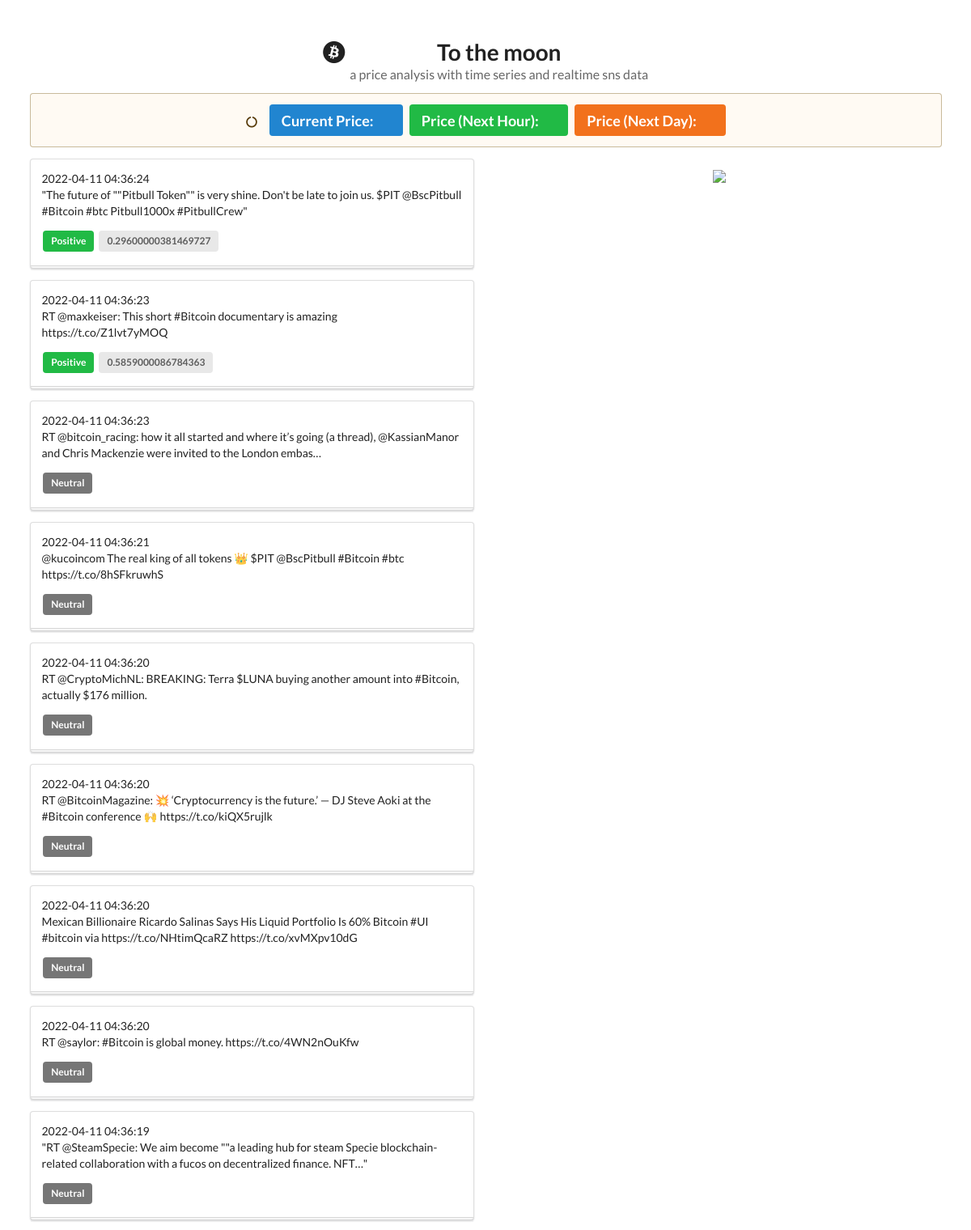
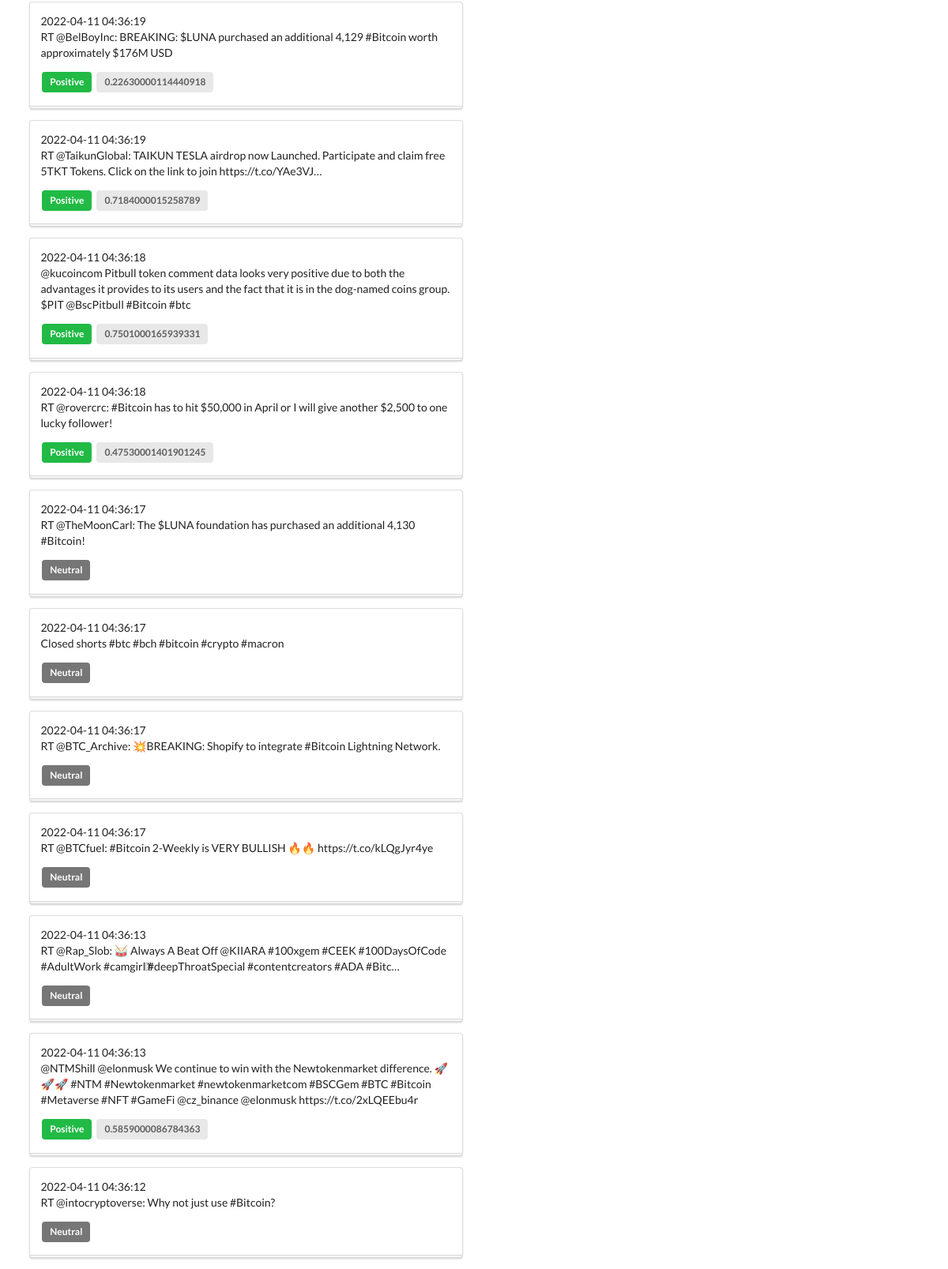
The page / on the database its author committed (2 pictures, top to bottom).
### app.py (models this page shows)
class Tweet(db.Model):
    author_id = db.Column(db.String(512), primary_key=True)
    text = db.Column(db.String(512), primary_key=True)
    date = db.Column(AlcDateTime)
    sentiment_score = db.Column(db.Float())
    subjectivity = db.Column(db.Float())
    tone = db.Column(db.String(8))

### app.py (the view)
@app.route("/")
def home():
    past_hour = datetime.now() - timedelta(hours=8)
    tweets = Tweet.query.order_by(Tweet.date.desc()).limit(20)
    positive_tweets_for_plot = Tweet.query.with_entities(Tweet.date, Tweet.sentiment_score).filter(
        Tweet.date >= past_hour, Tweet.tone == 'Positive').order_by(Tweet.date.desc()).all()
    negative_tweets_for_plot = Tweet.query.with_entities(Tweet.date, Tweet.sentiment_score).filter(
        Tweet.date >= past_hour, Tweet.tone == 'Negative').order_by(Tweet.date.desc()).all()
    neutral_tweets_for_plot = Tweet.query.with_entities(Tweet.date, Tweet.sentiment_score).filter(
        Tweet.date >= past_hour, Tweet.tone == 'Neutral').order_by(Tweet.date.desc()).all()
    neg = [list(tw) for tw in negative_tweets_for_plot]
    pos = [list(tw) for tw in positive_tweets_for_plot]
    ner = [list(tw) for tw in neutral_tweets_for_plot]
    connection = sqlite3.connect("tweets.sqlite")
    cursor = connection.cursor()
    cursor.execute(
        "SELECT date, sentiment_score from tweets")
    senti_hc = cursor.fetchall()
    last_price_pair = dbutil.get_last_price()
    return render_template("base.html", tweetList=tweets, posTweets=pos, negTweets=neg, nerTweet=ner, sentiHc=json.dumps(senti_hc), last_price_pair=last_price_pair)

### app.py (called while the page is built)
    def process_bind_param(self, value, dialect):
        if type(value) is str:
            return datetime.strptime(value, '%Y-%m-%d %H:%M:%S')
        return value

### dbutil.py (called while the page is built)
def get_last_price():
    connection = sqlite3.connect(sqlite_file)
    cursor = connection.cursor()
    sql = 'select * from Prediction order by date desc limit 1'
    cursor.execute(sql)
    data = cursor.fetchone()
    keys = ["current", "predict_hour", "predict_day", "predict_week", "date"]
    connection.commit()
    connection.close()
    return json.dumps(dict(zip(keys, data)))

### templates/base.html (shortened to what this page needs)
<!DOCTYPE html>
<html lang="en">
<head>
    <link rel="stylesheet" href="https://cdn.jsdelivr.net/npm/semantic-ui@2.4.2/dist/semantic.min.css">
</head>
<body>
    <div style="margin-top: 50px;" class="ui container">
        <h1 class="ui center aligned header">
            <i class="fa-brands fa-bitcoin fa-spin"></i>
            <div class='content'>To the moon
                <div class="sub header">a price analysis with time series and realtime sns data</div>
            </div>
        </h1>
        <div class="ui warning message" style="text-align: center;">
            <i class="notched circle loading icon"></i>
            <a class="ui label blue big">
                Current Price:
            </a>
            <a class="ui label green big">
                Price (Next Hour):
            </a>
            <a class="ui label orange big">
                Price (Next Day):
            </a>
        </div>
        <div class="ui grid">
            <div class="eight wide column">
                {% for tweet in tweetList %}
                <div class="ui stacked segment" id="feed_pane">
                    <label>{{tweet.date}} </label>
                    <p class="ui">{{tweet.text }}</p>
                    {% if tweet.tone == 'Positive' %}
                    <p class="ui green label">{{tweet.tone}}</p>
                    <p class="ui gray label">{{ tweet.sentiment_score }}</p>
                    {% elif tweet.tone == 'Negative' %}
                    <p class="ui orange label">{{tweet.tone}}</p>
                    <p class="ui gray label">{{ tweet.sentiment_score }}</p>
                    {% else %}
                    <p class="ui grey label">{{tweet.tone}}</p>
                    {% endif %}
                </div>
                {% endfor %}
            </div>
            <div class="eight wide column">
                <figure class="highcharts-figure">
                    <div id="wordcloud_container" style="text-align: center;">
                        <img src="http://localhost:5000/wordcloud">
                    </div>
                </figure>
            </div>
        </div>
    </div>
</body>
</html>

### rows shown on the page
Tweet: date "2022-04-11 04:36:24", text "\"The future of \"\"Pitbull Token\"\" is very shine. Don't be late to join us. $PIT @BscPitbull #Bitcoin #btc Pitbull1000x #PitbullCrew\"", tone "Positive", sentiment_score "0.29600000381469727"
Tweet: date "2022-04-11 04:36:23", text "RT @maxkeiser: This short #Bitcoin documentary is amazing https://t.co/Z1lvt7yMOQ", tone "Positive", sentiment_score "0.5859000086784363"
Tweet: date "2022-04-11 04:36:23", text "RT @bitcoin_racing: how it all started and where it’s going (a thread), @KassianManor and Chris Mackenzie were invited to the London embas…", tone "Neutral"
Tweet: date "2022-04-11 04:36:21", text "@kucoincom The real king of all tokens 👑 $PIT @BscPitbull #Bitcoin #btc https://t.co/8hSFkruwhS", tone "Neutral"
Tweet: date "2022-04-11 04:36:20", text "RT @CryptoMichNL: BREAKING: Terra $LUNA buying another amount into #Bitcoin, actually $176 million.", tone "Neutral"
Tweet: date "2022-04-11 04:36:20", text "RT @BitcoinMagazine: 💥 ‘Cryptocurrency is the future.’ — DJ Steve Aoki at the #Bitcoin conference 🙌 https://t.co/kiQX5rujlk", tone "Neutral"
Tweet: date "2022-04-11 04:36:20", text "Mexican Billionaire Ricardo Salinas Says His Liquid Portfolio Is 60% Bitcoin #UI #bitcoin via https://t.co/NHtimQcaRZ https://t.co/xvMXpv10dG", tone "Neutral"
Tweet: date "2022-04-11 04:36:20", text "RT @saylor: #Bitcoin is global money. https://t.co/4WN2nOuKfw", tone "Neutral"
Tweet: date "2022-04-11 04:36:19", text "\"RT @SteamSpecie: We aim become \"\"a leading hub for steam Specie blockchain-related collaboration with a fucos on decentralized finance. NFT…\"", tone "Neutral"
Tweet: date "2022-04-11 04:36:19", text "RT @BelBoyInc: BREAKING: $LUNA purchased an additional 4,129 #Bitcoin worth approximately $176M USD", tone "Positive", sentiment_score "0.22630000114440918"
Tweet: date "2022-04-11 04:36:19", text "RT @TaikunGlobal: TAIKUN TESLA airdrop now Launched. Participate and claim free 5TKT Tokens. Click on the link to join https://t.co/YAe3VJ…", tone "Positive", sentiment_score "0.7184000015258789"
Tweet: date "2022-04-11 04:36:18", text "@kucoincom Pitbull token comment data looks very positive due to both the advantages it provides to its users and the fact that it is in the dog-named coins group. $PIT @BscPitbull #Bitcoin #btc", tone "Positive", sentiment_score "0.7501000165939331"
Tweet: date "2022-04-11 04:36:18", text "RT @rovercrc: #Bitcoin has to hit $50,000 in April or I will give another $2,500 to one lucky follower!", tone "Positive", sentiment_score "0.47530001401901245"
Tweet: date "2022-04-11 04:36:17", text "RT @TheMoonCarl: The $LUNA foundation has purchased an additional 4,130 #Bitcoin!", tone "Neutral"
Tweet: date "2022-04-11 04:36:17", text "Closed shorts #btc #bch #bitcoin #crypto #macron", tone "Neutral"
Tweet: date "2022-04-11 04:36:17", text "RT @BTC_Archive: 💥BREAKING: Shopify to integrate #Bitcoin Lightning Network.", tone "Neutral"
Tweet: date "2022-04-11 04:36:17", text "RT @BTCfuel: #Bitcoin 2-Weekly is VERY BULLISH 🔥🔥 https://t.co/kLQgJyr4ye", tone "Neutral"
Tweet: date "2022-04-11 04:36:13", text "RT @Rap_Slob: 🥁 Always A Beat Off @KIIARA #100xgem #CEEK #100DaysOfCode #AdultWork #camgirlِ #deepThroatSpecial #contentcreators #ADA #Bitc…", tone "Neutral"
Tweet: date "2022-04-11 04:36:13", text "@NTMShill @elonmusk We continue to win with the Newtokenmarket difference. 🚀🚀🚀 #NTM #Newtokenmarket #newtokenmarketcom #BSCGem #BTC #Bitcoin #Metaverse #NFT #GameFi @cz_binance @elonmusk https://t.co/2xLQEEbu4r", tone "Positive", sentiment_score "0.5859000086784363"
Tweet: date "2022-04-11 04:36:12", text "RT @intocryptoverse: Why not just use #Bitcoin?", tone "Neutral"
